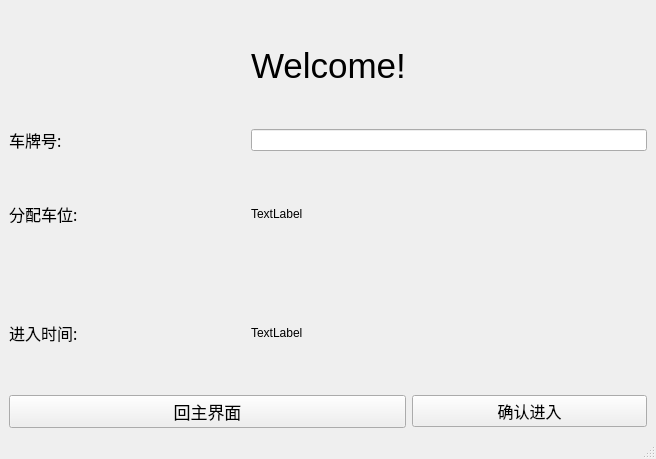
<?xml version="1.0" encoding="UTF-8"?>
<ui version="4.0">
 <class>in</class>
 <widget class="QMainWindow" name="in">
  <property name="geometry">
   <rect>
    <x>0</x>
    <y>0</y>
    <width>656</width>
    <height>459</height>
   </rect>
  </property>
  <property name="windowTitle">
   <string>MainWindow</string>
  </property>
  <widget class="QWidget" name="centralwidget">
   <layout class="QVBoxLayout" name="verticalLayout">
    <item>
     <layout class="QGridLayout" name="gridLayout">
      <item row="1" column="0">
       <widget class="QLabel" name="label_3">
        <property name="font">
         <font>
          <family>Droid Sans Fallback</family>
          <pointsize>12</pointsize>
         </font>
        </property>
        <property name="text">
         <string>车牌号:</string>
        </property>
       </widget>
      </item>
      <item row="2" column="0">
       <widget class="QLabel" name="label_4">
        <property name="font">
         <font>
          <family>Droid Sans Fallback</family>
          <pointsize>12</pointsize>
         </font>
        </property>
        <property name="text">
         <string>分配车位:</string>
        </property>
       </widget>
      </item>
      <item row="2" column="1" colspan="2">
       <widget class="QLabel" name="pos">
        <property name="text">
         <string>TextLabel</string>
        </property>
       </widget>
      </item>
      <item row="3" column="0">
       <widget class="QLabel" name="label_5">
        <property name="font">
         <font>
          <family>Droid Sans Fallback</family>
          <pointsize>12</pointsize>
         </font>
        </property>
        <property name="text">
         <string>进入时间:</string>
        </property>
       </widget>
      </item>
      <item row="3" column="1" colspan="2">
       <widget class="QLabel" name="in_time">
        <property name="text">
         <string>TextLabel</string>
        </property>
       </widget>
      </item>
      <item row="4" column="0" colspan="2">
       <widget class="QPushButton" name="back">
        <property name="font">
         <font>
          <pointsize>13</pointsize>
         </font>
        </property>
        <property name="text">
         <string>回主界面</string>
        </property>
       </widget>
      </item>
      <item row="4" column="2">
       <widget class="QPushButton" name="enter">
        <property name="font">
         <font>
          <pointsize>12</pointsize>
         </font>
        </property>
        <property name="text">
         <string>确认进入</string>
        </property>
       </widget>
      </item>
      <item row="1" column="1" colspan="2">
       <widget class="QLineEdit" name="car_num"/>
      </item>
      <item row="0" column="0">
       <spacer name="horizontalSpacer">
        <property name="orientation">
         <enum>Qt::Horizontal</enum>
        </property>
        <property name="sizeHint" stdset="0">
         <size>
          <width>40</width>
          <height>20</height>
         </size>
        </property>
       </spacer>
      </item>
      <item row="0" column="1">
       <widget class="QLabel" name="label">
        <property name="font">
         <font>
          <pointsize>26</pointsize>
         </font>
        </property>
        <property name="text">
         <string>Welcome!</string>
        </property>
       </widget>
      </item>
      <item row="0" column="2">
       <spacer name="horizontalSpacer_2">
        <property name="orientation">
         <enum>Qt::Horizontal</enum>
        </property>
        <property name="sizeHint" stdset="0">
         <size>
          <width>40</width>
          <height>20</height>
         </size>
        </property>
       </spacer>
      </item>
     </layout>
    </item>
   </layout>
  </widget>
  <widget class="QStatusBar" name="statusbar"/>
 </widget>
 <resources/>
 <connections/>
</ui>
